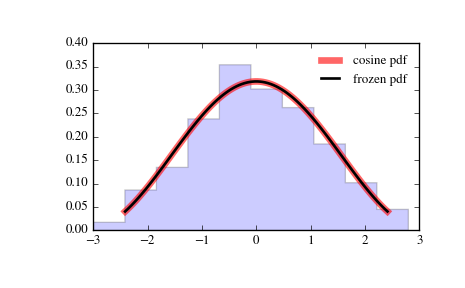

Reproduce this figure in Python.
from scipy.stats import cosine
import matplotlib.pyplot as plt
fig, ax = plt.subplots(1, 1)

# Calculate a few first moments:

mean, var, skew, kurt = cosine.stats(moments='mvsk')

# Display the probability density function (``pdf``):

x = np.linspace(cosine.ppf(0.01),
                cosine.ppf(0.99), 100)
ax.plot(x, cosine.pdf(x),
       'r-', lw=5, alpha=0.6, label='cosine pdf')

# Alternatively, the distribution object can be called (as a function)
# to fix the shape, location and scale parameters. This returns a "frozen"
# RV object holding the given parameters fixed.

# Freeze the distribution and display the frozen ``pdf``:

rv = cosine()
ax.plot(x, rv.pdf(x), 'k-', lw=2, label='frozen pdf')

# Check accuracy of ``cdf`` and ``ppf``:

vals = cosine.ppf([0.001, 0.5, 0.999])
np.allclose([0.001, 0.5, 0.999], cosine.cdf(vals))
# True

# Generate random numbers:

r = cosine.rvs(size=1000)

# And compare the histogram:

ax.hist(r, normed=True, histtype='stepfilled', alpha=0.2)
ax.legend(loc='best', frameon=False)
plt.show()
